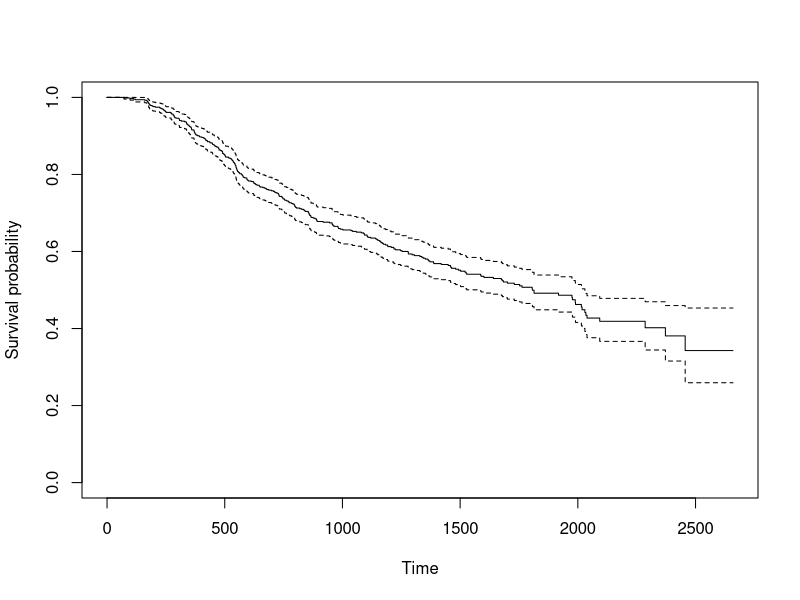

Write the R code that produced this figure. (Note: this script raises an error after producing the figure.)
## ---- chunk 1
library("knitr")
options(width=100)
opts_chunk$set(message = FALSE, error = TRUE, warning = FALSE, comment="")
## ---- chunk 2
library(survival)
datos <- read.table("../data/sauerbre.txt", header=TRUE)
head(datos)
## ---- chunk 3
Surv(datos$time, datos$event)[1:40]
## ---- chunk 4
ans <- survfit(Surv(time, event)~1, datos)
ans
## ---- chunk 5
library(tidyverse)
km <- tibble(
  time = ans$time,
  n.risk = ans$n.risk,
  n.event = ans$n.event,
  n.censor = ans$n.censor,
  surv = ans$surv,
  upper = ans$upper,
  lower = ans$lower
)
km
## ---- chunk 6
plot(ans, xlab="Time", ylab="Survival probability")
## ---- chunk 7
library(survminer)
ggsurvplot(
  ans,
  pval = TRUE,
  conf.int = TRUE,
  risk.table = TRUE,
  surv.median.line = "hv", # median horizontal and vertical ref lines
  ggtheme = theme_bw(),
  palette = c("#E7B800", "#2E9FDF"),
  title = "Kaplan-Meier Survival Function Estimate"
)
## ---- chunk 8
ans.ther <- survfit(Surv(time, event)~as.factor(therapy), datos)
ans.ther
## ---- chunk 9
plot(ans.ther)
## ---- chunk 10
plot(ans.ther, xlab="Time", ylab="Survival probability", 
               col=c("red", "blue"))
legend("bottomleft", c("No treatment", "Treatment"),
               col=c("red", "blue"), lty=c(1,1))
## ---- chunk 11
ans.logrank<-survdiff(Surv(time, event)~as.factor(therapy), datos,
                              rho=0) 
ans.logrank
## ---- chunk 12
ans.wilcox<-survdiff(Surv(time, event)~as.factor(therapy), datos,
                              rho=1) 
ans.wilcox
## ---- chunk 13
ans.km <- survfit(Surv(time, event) ~ therapy, datos) 

ggsurvplot(
  ans.km,
  linetype = "strata", # Change line type by groups
  pval = TRUE,
  conf.int = TRUE,
  risk.table = TRUE,
  surv.median.line = "hv", # median horizontal and vertical ref lines
  ggtheme = theme_bw(),
  palette = c("#E7B800", "#2E9FDF"),
  title = "Kaplan-Meier Survival Function Estimate"
)
## ---- chunk 14
ggsurvplot(
  ans.km,
  fun = "event",
  linetype = "strata", # Change line type by groups
  pval = TRUE,
  conf.int = TRUE,
  ggtheme = theme_bw(),
  palette = c("#E7B800", "#2E9FDF"),
  title = "Kaplan-Meier Cumulative Risk Function Estimate"
)
## ---- chunk 15
ggsurvplot(
  ans.km,
  fun = "cumhaz",
  linetype = "strata", # Change line type by groups
  pval = TRUE,
  conf.int = TRUE,
  ggtheme = theme_bw(),
  palette = c("#E7B800", "#2E9FDF"),
  title = "Kaplan-Meier Cumulative Hazard Function Estimate"
)
## ---- chunk 16
ans.strat<-survdiff(Surv(time, event)~as.factor(therapy)
                      +strata(meno.status), datos)
ans.strat

ans.logrank
## ---- chunk 17
ans.grade<-survfit(Surv(time, event)~as.factor(tumor.grade), datos)
plot(ans.grade, xlab="Time", ylab="Survival probability", col=1:3)
legend("bottomleft", c("grado 1", "grado 2", "grado 3"), 
                     col=1:3, lty=1)
## ---- chunk 18
survdiff(Surv(time, event)~as.factor(tumor.grade), datos)
## ---- chunk 19
sessionInfo()
